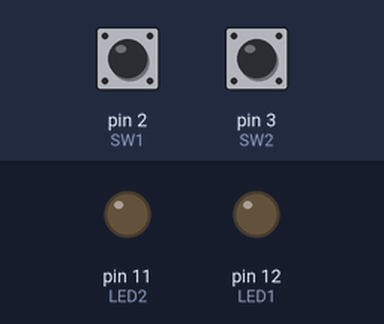
The sketch below on a simulated Arduino Uno, built with avr-gcc and run on an emulated ATmega328P. On the bench: output pins drawn as LEDs (lit = HIGH). Inputs (shaded band) come from the test bench; at power-on: pin 2 (SW1) HIGH, pin 3 (SW2) HIGH.

Above: at 1.2 s.
1.3 s: pin 2 (SW1) pulled LOW for 0.15 s
At 2.5 s:
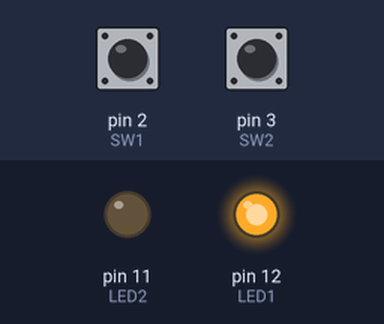
4.4 s: pin 3 (SW2) pulled LOW for 0.15 s
At 4.8 s:
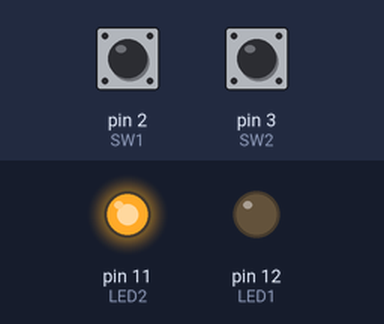
7.5 s: pin 3 (SW2) pulled LOW for 1 s
At 9.9 s:
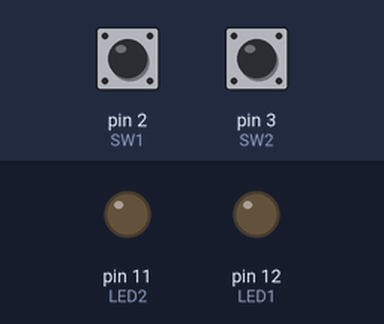
11.0 s: pin 3 (SW2) pulled LOW for 3.2 s
At 12.2 s:
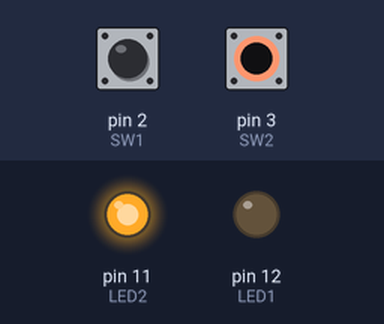
Timing chart, 0 to 16.5 s (numbered marks = the images above; inputs shaded):
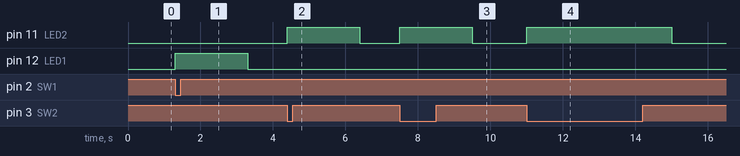

The sketch:

sketch_apr19a.ino
```cpp
#define LED1 12
#define LED2 11
#define SW1 2
#define SW2 3

void setup() {
  pinMode(LED1, OUTPUT);
  pinMode(LED2, OUTPUT);
  pinMode(SW1, INPUT_PULLUP);
  pinMode(SW2, INPUT_PULLUP);
}

void loop() {
  int user1, user2;
  user1 = digitalRead(SW1);
  user2 = digitalRead(SW2);
  if (user1 == LOW) {
    digitalWrite(LED1, HIGH);
    digitalWrite(LED2, LOW);
    delay(2000);
  }
  else if (user2 == LOW) {
    digitalWrite(LED1, LOW);
    digitalWrite(LED2, HIGH);
    delay(2000);
  }
  else {
    digitalWrite(LED1, LOW);
    digitalWrite(LED2, LOW);
  }


}
```

Measured:
- after the input at 1.3 s, pin 12 (LED1): LOW → HIGH at once, → LOW 2.0 s later
- after the input at 4.4 s, pin 11 (LED2): LOW → HIGH at once, → LOW 2.0 s later
- after the input at 7.5 s, pin 11 (LED2): LOW → HIGH at once, → LOW 2.0 s later
- after the input at 11.0 s, pin 11 (LED2): LOW → HIGH at once, → LOW 4.0 s later
